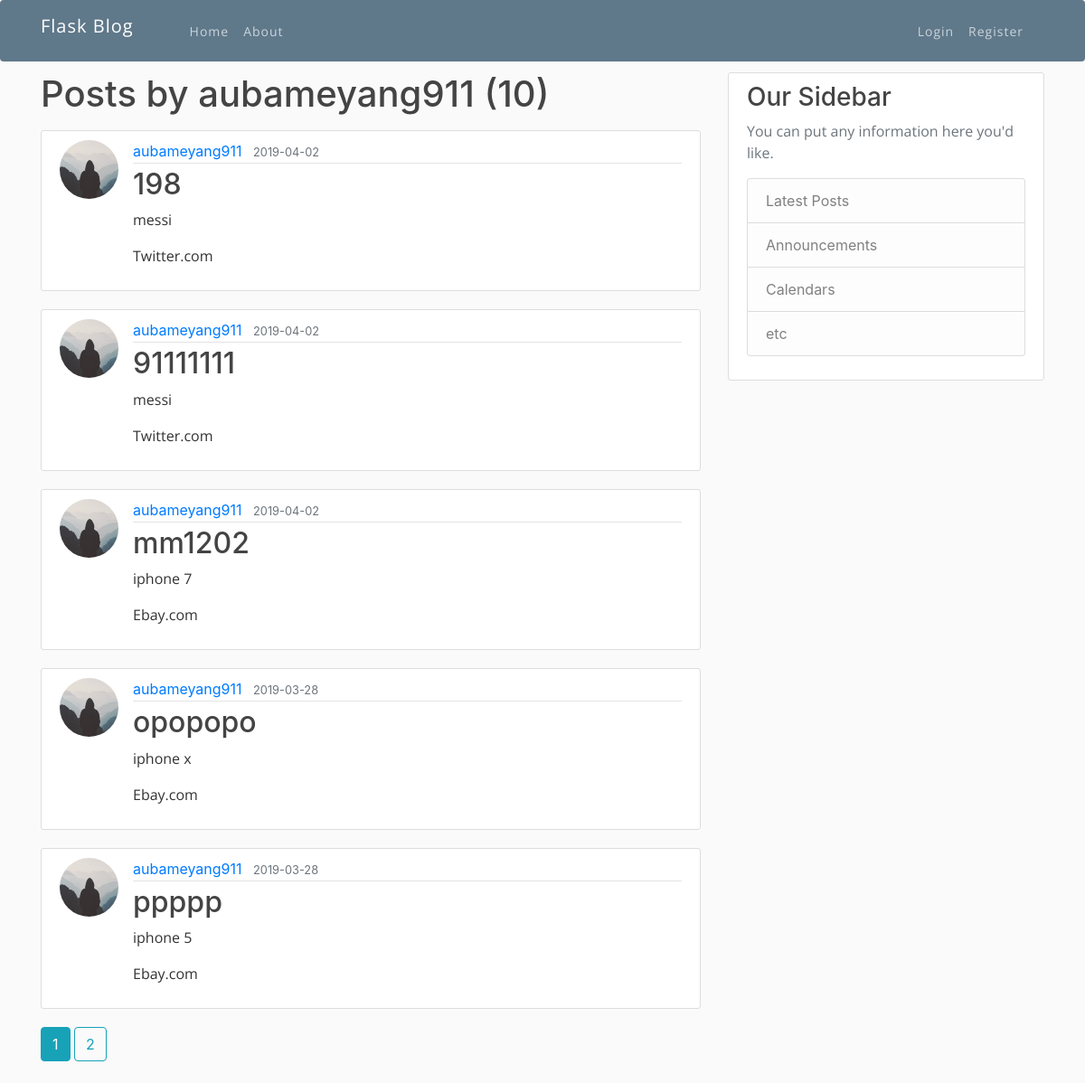
The app's page /user/aubameyang911, older data.
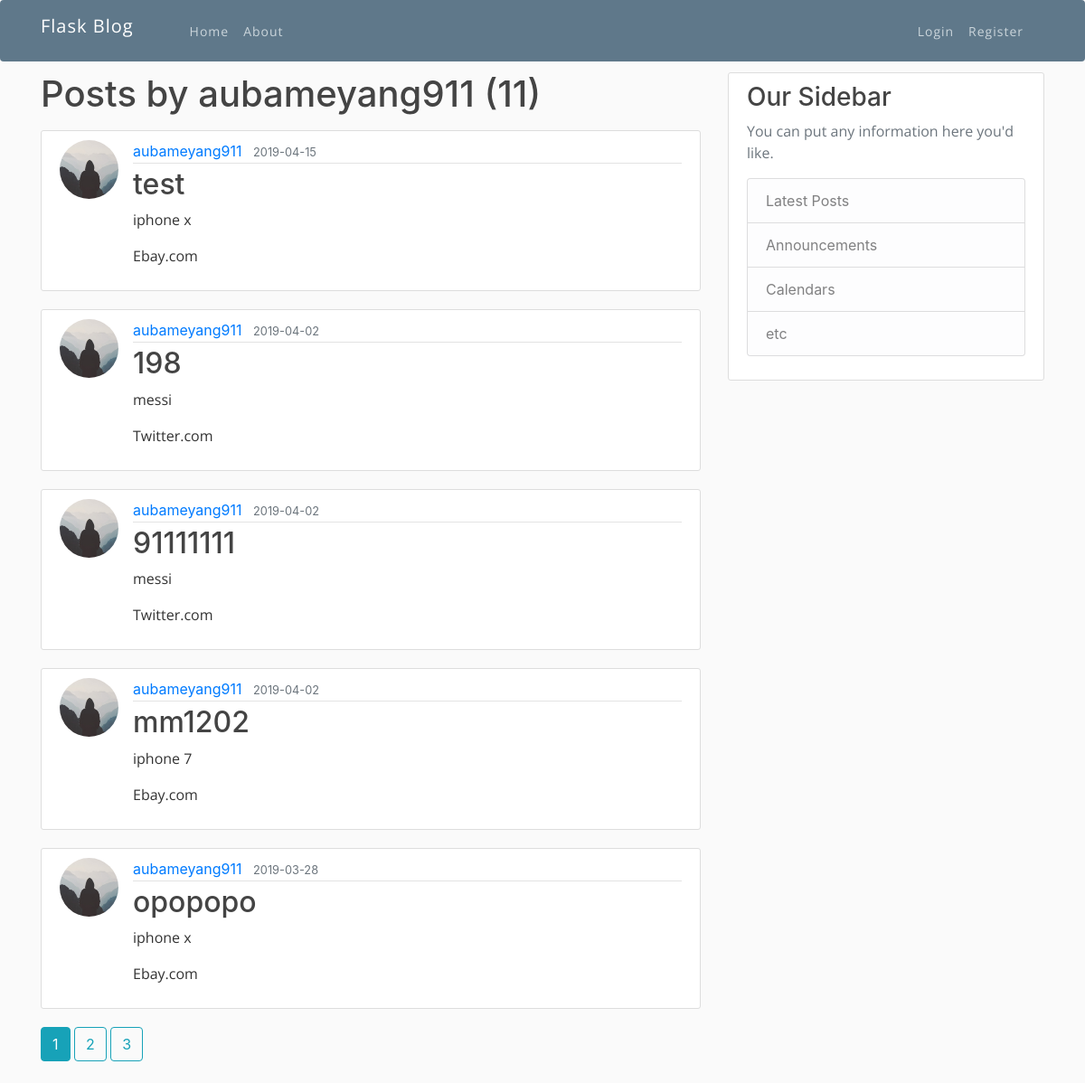
The same page, newer data.
### flaskblog/models.py (models this page shows, shortened)
class User(db.Model, UserMixin):
    id = db.Column(db.Integer, primary_key=True)
    username = db.Column(db.String(20), unique=True, nullable=False)
    email = db.Column(db.String(120), unique=True, nullable=False)
    image_file = db.Column(db.String(20), nullable=False, default='default.jpg')
    password = db.Column(db.String(60), nullable=False)
    posts = db.relationship('Post', backref='Client', lazy=True)

class Post(db.Model):
    id = db.Column(db.Integer, primary_key=True)
    title = db.Column(db.String(100), nullable=False)
    date_posted = db.Column(db.DateTime, nullable=False, default=datetime.utcnow)
    keywords = db.Column(db.Text, nullable=False)
    url=db.Column(db.Text, nullable=False)
    user_id = db.Column(db.Integer, db.ForeignKey('user.id'), nullable=False)
    reviews = db.relationship('Review', backref='origin', lazy=True)
    graphs= db.relationship('Graph', backref='gg', lazy=True)

### flaskblog/routes.py (the view)
@app.route("/user/<string:username>")
def user_posts(username):
    page = request.args.get('page', 1, type=int)
    user = User.query.filter_by(username=username).first_or_404()
    posts = Post.query.filter_by(Client=user)\
        .order_by(Post.date_posted.desc())\
        .paginate(page=page, per_page=5)
    return render_template('user_posts.html', posts=posts, user=user)

### flaskblog/templates/user_posts.html
{% extends "layout.html" %}
{% block content %}
    <h1 class="mb-3">Posts by {{ user.username }} ({{ posts.total }})</h1>
    {% for post in posts.items %}
        <article class="media content-section">
          <img class="rounded-circle article-img" src="{{ url_for('static', filename='profile_pics/' + post.Client.image_file) }}">
          <div class="media-body">
            <div class="article-metadata">
              <a class="mr-2" href="{{ url_for('user_posts', username=post.Client.username) }}">{{ post.Client.username }}</a>
              <small class="text-muted">{{ post.date_posted.strftime('%Y-%m-%d') }}</small>
            </div>
            <h2><a class="article-title" href="{{ url_for('post', post_id=post.id) }}">{{ post.title }}</a></h2>
            <p class="article-content">{{ post.keywords }}</p>
            <p class="article-content">{{ post.url }}</p>
          </div>
        </article>
    {% endfor %}
    {% for page_num in posts.iter_pages(left_edge=1, right_edge=1, left_current=1, right_current=2) %}
      {% if page_num %}
        {% if posts.page == page_num %}
          <a class="btn btn-info mb-4" href="{{ url_for('user_posts', username=user.username, page=page_num) }}">{{ page_num }}</a>
        {% else %}
          <a class="btn btn-outline-info mb-4" href="{{ url_for('user_posts', username=user.username, page=page_num) }}">{{ page_num }}</a>
        {% endif %}
      {% else %}
        ...
      {% endif %}
    {% endfor %}
{% endblock content %}

### flaskblog/templates/layout.html (shortened to what this page needs)
<!DOCTYPE html>
<html>
<head>
    <link href="{{url_for('static',filename='bootstrap.min.css')}}" rel="stylesheet" type="text/css" media="all" />
    <link rel="stylesheet" href="{{url_for('static',filename='animate.css')}}">
    <link rel="stylesheet" href="{{url_for('static',filename='owl.carousel.css')}}">
    <link rel="stylesheet" href="{{url_for('static',filename='owl.theme.css')}}">
    <link rel="stylesheet" href="{{url_for('static',filename='ionicons.min.css')}}">
    <link href="{{url_for('static',filename='style.css')}}" rel="stylesheet" type="text/css" media="all" />
    <link rel="stylesheet" href="https://maxcdn.bootstrapcdn.com/bootstrap/4.0.0/css/bootstrap.min.css">
    <link rel="stylesheet" type="text/css" href="{{ url_for('static', filename='main.css') }}">
</head>
<body>
    <header class="site-header">
      <nav class="navbar navbar-expand-md navbar-dark bg-steel fixed-top">
        <div class="container">
          <a class="navbar-brand mr-4" href="/">Flask Blog</a>
          <div class="collapse navbar-collapse" id="navbarToggle">
            <div class="navbar-nav mr-auto">
              <a class="nav-item nav-link" href="{{ url_for('home') }}">Home</a>
              <a class="nav-item nav-link" href="{{ url_for('about') }}">About</a>
            </div>
            <div class="navbar-nav">
              {% if current_user.is_authenticated %}
                <a class="nav-item nav-link" href="{{ url_for('new_post') }}">New Request</a>
                <a class="nav-item nav-link"  href="{{ url_for('user_posts', username=current_user.username) }}">My Posts</a>
                <a class="nav-item nav-link" href="{{ url_for('account') }}">Account</a>
                <a class="nav-item nav-link" href="{{ url_for('logout') }}">Logout</a>
              {% else %}
                <a class="nav-item nav-link" href="{{ url_for('login') }}">Login</a>
                <a class="nav-item nav-link" href="{{ url_for('register') }}">Register</a>
              {% endif %}
            </div>
          </div>
        </div>
      </nav>
    </header>
    <main role="main" class="container">
      <div class="row">
        <div class="col-md-8">
          {% block content %}{% endblock %}
        </div>
        <div class="col-md-4">
          <div class="content-section">
            <h3>Our Sidebar</h3>
            <p class='text-muted'>You can put any information here you'd like.
              <ul class="list-group">
                <li class="list-group-item list-group-item-light">Latest Posts</li>
                <li class="list-group-item list-group-item-light">Announcements</li>
                <li class="list-group-item list-group-item-light">Calendars</li>
                <li class="list-group-item list-group-item-light">etc</li>
              </ul>
            </p>
          </div>
        </div>
      </div>
    </main>
</body>
</html>

### flaskblog/static/style.css (style rules this page uses)
html, body, div, span, applet, object, iframe, h1, h2, h3, h4, h5, h6, p, blockquote, pre, a, abbr, acronym, address, big, cite, code, del, dfn, em, img, ins, kbd, q, s, samp, small, strike, strong, sub, sup, tt, var, b, u, i, center, dl, dt, dd, ol, ul, li, fieldset, form, label, legend, table, caption, tbody, tfoot, thead, tr, th, td, article, aside, canvas, details, embed, figure, figcaption, footer, header, hgroup, menu, nav, output, ruby, section, summary, time, mark, audio, video { margin: 0; padding: 0; border: 0; font-size: 100%; font: inherit; vertical-align: baseline; }
article, aside, details, figcaption, figure, footer, header, hgroup, menu, nav, section { display: block; }
body { line-height: 1; }
ol, ul { list-style: none; }
h1 { font-size: 16px; }
html * { -webkit-font-smoothing: antialiased; -moz-osx-font-smoothing: grayscale; }
*, *:after, *:before { -webkit-box-sizing: border-box; -moz-box-sizing: border-box; box-sizing: border-box; }
h1, h2, h3, h4, h5, h6 { font-family: Open Sans; }
p { font-family: Open Sans; }
.navbar { font-size: 14px; font-family: Open Sans; font-weight: 400; text-transform: capitalize; padding-top: 25px; letter-spacing: 1px; -webkit-transition: all 0.6s; -moz-transition: all 0.6s; -o-transition: all 0.6s; transition: all 0.6s; -webkit-backface-visibility: hidden; }

### flaskblog/static/main.css (style rules this page uses)
body { background: #fafafa; color: #333333; margin-top: 5rem; }
h1, h2, h3, h4, h5, h6 { color: #444444; }
.bg-steel { background-color: #5f788a; }
.site-header .navbar-nav .nav-link { color: #cbd5db; }
.content-section { background: #ffffff; padding: 10px 20px; border: 1px solid #dddddd; border-radius: 3px; margin-bottom: 20px; }
.article-title { color: #444444; }
.article-content { white-space: pre-line; }
.article-img { height: 65px; width: 65px; margin-right: 16px; }
.article-metadata { padding-bottom: 1px; margin-bottom: 4px; border-bottom: 1px solid #e3e3e3 }

Row changes from the older to the newer data that the page shows:
no longer on this page (row unchanged): Post: image_file (placeholder picture), Client.username "aubameyang911", date_posted "2019-03-28", title "ppppp", keywords "iphone 5", url "Ebay.com"
added Post: image_file (placeholder picture), Client.username "aubameyang911", date_posted "2019-04-15", title "test", keywords "iphone x", url "Ebay.com"
Text that changed along with them:
{{ posts.total }}: "10" → "11"
new list line: "3"
